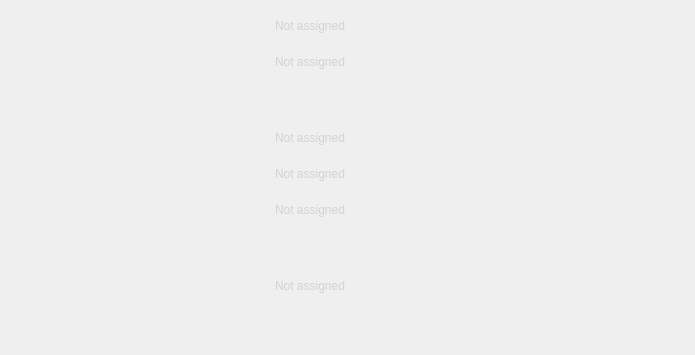
<?xml version="1.0" encoding="UTF-8"?>
<ui version="4.0">
 <class>ConnexionAssignmentWidget</class>
 <widget class="QWidget" name="ConnexionAssignmentWidget">
  <property name="geometry">
   <rect>
    <x>0</x>
    <y>0</y>
    <width>695</width>
    <height>355</height>
   </rect>
  </property>
  <property name="windowTitle">
   <string>Form</string>
  </property>
  <layout class="QHBoxLayout" name="horizontalLayout">
   <item>
    <layout class="QVBoxLayout" name="verticalLayout_2">
     <item>
      <spacer name="verticalSpacer_4">
       <property name="orientation">
        <enum>Qt::Vertical</enum>
       </property>
       <property name="sizeType">
        <enum>QSizePolicy::Fixed</enum>
       </property>
       <property name="sizeHint" stdset="0">
        <size>
         <width>20</width>
         <height>0</height>
        </size>
       </property>
      </spacer>
     </item>
     <item>
      <widget class="QLabel" name="rollLabel">
       <property name="sizePolicy">
        <sizepolicy hsizetype="Preferred" vsizetype="Fixed">
         <horstretch>0</horstretch>
         <verstretch>0</verstretch>
        </sizepolicy>
       </property>
       <property name="minimumSize">
        <size>
         <width>0</width>
         <height>30</height>
        </size>
       </property>
       <property name="maximumSize">
        <size>
         <width>16777215</width>
         <height>30</height>
        </size>
       </property>
       <property name="styleSheet">
        <string notr="true">color : lightgray;</string>
       </property>
       <property name="text">
        <string>Not assigned</string>
       </property>
       <property name="alignment">
        <set>Qt::AlignRight|Qt::AlignTrailing|Qt::AlignVCenter</set>
       </property>
       <property name="wordWrap">
        <bool>true</bool>
       </property>
      </widget>
     </item>
     <item>
      <widget class="QLabel" name="pitchLabel">
       <property name="sizePolicy">
        <sizepolicy hsizetype="Preferred" vsizetype="Fixed">
         <horstretch>0</horstretch>
         <verstretch>0</verstretch>
        </sizepolicy>
       </property>
       <property name="minimumSize">
        <size>
         <width>0</width>
         <height>30</height>
        </size>
       </property>
       <property name="maximumSize">
        <size>
         <width>16777215</width>
         <height>30</height>
        </size>
       </property>
       <property name="styleSheet">
        <string notr="true">color : lightgray;</string>
       </property>
       <property name="text">
        <string>Not assigned</string>
       </property>
       <property name="alignment">
        <set>Qt::AlignRight|Qt::AlignTrailing|Qt::AlignVCenter</set>
       </property>
       <property name="wordWrap">
        <bool>true</bool>
       </property>
      </widget>
     </item>
     <item>
      <spacer name="verticalSpacer_3">
       <property name="orientation">
        <enum>Qt::Vertical</enum>
       </property>
       <property name="sizeType">
        <enum>QSizePolicy::Fixed</enum>
       </property>
       <property name="sizeHint" stdset="0">
        <size>
         <width>20</width>
         <height>40</height>
        </size>
       </property>
      </spacer>
     </item>
     <item>
      <widget class="QLabel" name="zLabel">
       <property name="sizePolicy">
        <sizepolicy hsizetype="Preferred" vsizetype="Fixed">
         <horstretch>0</horstretch>
         <verstretch>0</verstretch>
        </sizepolicy>
       </property>
       <property name="minimumSize">
        <size>
         <width>0</width>
         <height>30</height>
        </size>
       </property>
       <property name="maximumSize">
        <size>
         <width>16777215</width>
         <height>30</height>
        </size>
       </property>
       <property name="styleSheet">
        <string notr="true">color : lightgray;</string>
       </property>
       <property name="text">
        <string>Not assigned</string>
       </property>
       <property name="alignment">
        <set>Qt::AlignRight|Qt::AlignTrailing|Qt::AlignVCenter</set>
       </property>
       <property name="wordWrap">
        <bool>true</bool>
       </property>
      </widget>
     </item>
     <item>
      <widget class="QLabel" name="xLabel">
       <property name="sizePolicy">
        <sizepolicy hsizetype="Preferred" vsizetype="Fixed">
         <horstretch>0</horstretch>
         <verstretch>0</verstretch>
        </sizepolicy>
       </property>
       <property name="minimumSize">
        <size>
         <width>0</width>
         <height>30</height>
        </size>
       </property>
       <property name="maximumSize">
        <size>
         <width>16777215</width>
         <height>30</height>
        </size>
       </property>
       <property name="styleSheet">
        <string notr="true">color : lightgray;</string>
       </property>
       <property name="text">
        <string>Not assigned</string>
       </property>
       <property name="alignment">
        <set>Qt::AlignRight|Qt::AlignTrailing|Qt::AlignVCenter</set>
       </property>
       <property name="wordWrap">
        <bool>true</bool>
       </property>
      </widget>
     </item>
     <item>
      <widget class="QLabel" name="yLabel">
       <property name="sizePolicy">
        <sizepolicy hsizetype="Preferred" vsizetype="Fixed">
         <horstretch>0</horstretch>
         <verstretch>0</verstretch>
        </sizepolicy>
       </property>
       <property name="minimumSize">
        <size>
         <width>0</width>
         <height>30</height>
        </size>
       </property>
       <property name="maximumSize">
        <size>
         <width>16777215</width>
         <height>30</height>
        </size>
       </property>
       <property name="styleSheet">
        <string notr="true">color : lightgray;</string>
       </property>
       <property name="text">
        <string>Not assigned</string>
       </property>
       <property name="alignment">
        <set>Qt::AlignRight|Qt::AlignTrailing|Qt::AlignVCenter</set>
       </property>
       <property name="wordWrap">
        <bool>true</bool>
       </property>
      </widget>
     </item>
     <item>
      <spacer name="verticalSpacer_5">
       <property name="orientation">
        <enum>Qt::Vertical</enum>
       </property>
       <property name="sizeType">
        <enum>QSizePolicy::Fixed</enum>
       </property>
       <property name="sizeHint" stdset="0">
        <size>
         <width>20</width>
         <height>40</height>
        </size>
       </property>
      </spacer>
     </item>
     <item>
      <widget class="QLabel" name="yawLabel">
       <property name="sizePolicy">
        <sizepolicy hsizetype="Preferred" vsizetype="Fixed">
         <horstretch>0</horstretch>
         <verstretch>0</verstretch>
        </sizepolicy>
       </property>
       <property name="minimumSize">
        <size>
         <width>0</width>
         <height>30</height>
        </size>
       </property>
       <property name="maximumSize">
        <size>
         <width>16777215</width>
         <height>30</height>
        </size>
       </property>
       <property name="styleSheet">
        <string notr="true">color : lightgray;</string>
       </property>
       <property name="text">
        <string>Not assigned</string>
       </property>
       <property name="alignment">
        <set>Qt::AlignRight|Qt::AlignTrailing|Qt::AlignVCenter</set>
       </property>
       <property name="wordWrap">
        <bool>true</bool>
       </property>
      </widget>
     </item>
     <item>
      <spacer name="verticalSpacer_2">
       <property name="orientation">
        <enum>Qt::Vertical</enum>
       </property>
       <property name="sizeHint" stdset="0">
        <size>
         <width>20</width>
         <height>40</height>
        </size>
       </property>
      </spacer>
     </item>
    </layout>
   </item>
   <item>
    <layout class="QVBoxLayout" name="verticalLayout">
     <item>
      <widget class="QLabel" name="label">
       <property name="text">
        <string/>
       </property>
       <property name="pixmap">
        <pixmap resource="../../images/images.qrc">:/hilecGui/connexionAbstract.png</pixmap>
       </property>
      </widget>
     </item>
     <item>
      <spacer name="verticalSpacer">
       <property name="orientation">
        <enum>Qt::Vertical</enum>
       </property>
       <property name="sizeHint" stdset="0">
        <size>
         <width>20</width>
         <height>40</height>
        </size>
       </property>
      </spacer>
     </item>
    </layout>
   </item>
  </layout>
 </widget>
 <resources>
  <include location="../../images/images.qrc"/>
 </resources>
 <connections/>
</ui>
